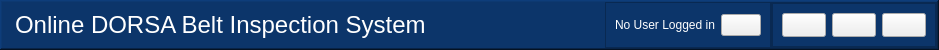
     <widget class="QFrame" name="header">
      <property name="minimumSize">
       <size>
        <width>0</width>
        <height>50</height>
       </size>
      </property>
      <property name="maximumSize">
       <size>
        <width>16777215</width>
        <height>50</height>
       </size>
      </property>
      <property name="cursor">
       <cursorShape>ArrowCursor</cursorShape>
      </property>
      <property name="styleSheet">
       <string notr="true">QFrame{
	background: #0C356A;
}

</string>
      </property>
      <property name="frameShape">
       <enum>QFrame::WinPanel</enum>
      </property>
      <property name="frameShadow">
       <enum>QFrame::Raised</enum>
      </property>
      <layout class="QHBoxLayout" name="horizontalLayout_4">
       <property name="spacing">
        <number>0</number>
       </property>
       <property name="leftMargin">
        <number>0</number>
       </property>
       <property name="topMargin">
        <number>0</number>
       </property>
       <property name="rightMargin">
        <number>0</number>
       </property>
       <property name="bottomMargin">
        <number>0</number>
       </property>
       <item alignment="Qt::AlignLeft">
        <widget class="QFrame" name="frame_13">
         <property name="maximumSize">
          <size>
           <width>16777215</width>
           <height>16777215</height>
          </size>
         </property>
         <property name="frameShape">
          <enum>QFrame::NoFrame</enum>
         </property>
         <property name="frameShadow">
          <enum>QFrame::Raised</enum>
         </property>
         <layout class="QHBoxLayout" name="horizontalLayout_9">
          <property name="leftMargin">
           <number>0</number>
          </property>
          <property name="topMargin">
           <number>0</number>
          </property>
          <property name="rightMargin">
           <number>0</number>
          </property>
          <property name="bottomMargin">
           <number>0</number>
          </property>
          <item alignment="Qt::AlignHCenter|Qt::AlignVCenter">
           <widget class="QLabel" name="label">
            <property name="maximumSize">
             <size>
              <width>105</width>
              <height>50</height>
             </size>
            </property>
            <property name="text">
             <string/>
            </property>
            <property name="pixmap">
             <pixmap>icons/whitew.png</pixmap>
            </property>
            <property name="scaledContents">
             <bool>true</bool>
            </property>
            <property name="margin">
             <number>-5</number>
            </property>
           </widget>
          </item>
          <item>
           <widget class="QLabel" name="label_5">
            <property name="minimumSize">
             <size>
              <width>550</width>
              <height>0</height>
             </size>
            </property>
            <property name="maximumSize">
             <size>
              <width>600</width>
              <height>373</height>
             </size>
            </property>
            <property name="styleSheet">
             <string notr="true">font-size:24px;
color: white;
font: 20pt &quot;Mongolian Baiti&quot;;
</string>
            </property>
            <property name="text">
             <string>Online DORSA Belt Inspection System</string>
            </property>
            <property name="margin">
             <number>-1</number>
            </property>
           </widget>
          </item>
         </layout>
        </widget>
       </item>
       <item>
        <spacer name="horizontalSpacer_4">
         <property name="orientation">
          <enum>Qt::Horizontal</enum>
         </property>
         <property name="sizeHint" stdset="0">
          <size>
           <width>40</width>
           <height>20</height>
          </size>
         </property>
        </spacer>
       </item>
       <item>
        <widget class="QFrame" name="frame_27">
         <property name="frameShape">
          <enum>QFrame::StyledPanel</enum>
         </property>
         <property name="frameShadow">
          <enum>QFrame::Raised</enum>
         </property>
         <layout class="QHBoxLayout" name="horizontalLayout_20">
          <item>
           <widget class="QLabel" name="logined_username_lbl">
            <property name="styleSheet">
             <string notr="true">color:#ffffff;</string>
            </property>
            <property name="text">
             <string>No User Logged in</string>
            </property>
           </widget>
          </item>
          <item>
           <widget class="QPushButton" name="login_logout_btn">
            <property name="styleSheet">
             <string notr="true"/>
            </property>
            <property name="text">
             <string/>
            </property>
            <property name="icon">
             <iconset resource="assets/assets.qrc">
              <normaloff>:/icons/icon/icons8-user-50.png</normaloff>:/icons/icon/icons8-user-50.png</iconset>
            </property>
            <property name="iconSize">
             <size>
              <width>35</width>
              <height>35</height>
             </size>
            </property>
           </widget>
          </item>
         </layout>
        </widget>
       </item>
       <item>
        <widget class="QFrame" name="frame_5">
         <property name="maximumSize">
          <size>
           <width>500</width>
           <height>16777215</height>
          </size>
         </property>
         <property name="frameShape">
          <enum>QFrame::StyledPanel</enum>
         </property>
         <property name="frameShadow">
          <enum>QFrame::Raised</enum>
         </property>
         <layout class="QHBoxLayout" name="horizontalLayout_3">
          <property name="spacing">
           <number>6</number>
          </property>
          <property name="leftMargin">
           <number>0</number>
          </property>
          <property name="topMargin">
           <number>0</number>
          </property>
          <property name="rightMargin">
           <number>0</number>
          </property>
          <property name="bottomMargin">
           <number>0</number>
          </property>
          <item>
           <widget class="QFrame" name="frame_12">
            <property name="maximumSize">
             <size>
              <width>600</width>
              <height>600</height>
             </size>
            </property>
            <property name="frameShape">
             <enum>QFrame::StyledPanel</enum>
            </property>
            <property name="frameShadow">
             <enum>QFrame::Raised</enum>
            </property>
            <layout class="QHBoxLayout" name="horizontalLayout_8">
             <item>
              <widget class="QPushButton" name="minimize_btn">
               <property name="cursor">
                <cursorShape>PointingHandCursor</cursorShape>
               </property>
               <property name="toolTip">
                <string>Minimize</string>
               </property>
               <property name="styleSheet">
                <string notr="true">QPushButton{
	padding: 5px;
}

QPushButton:hover {
 background: #a3a3a3;
 }</string>
               </property>
               <property name="text">
                <string/>
               </property>
               <property name="icon">
                <iconset resource="assets/assets.qrc">
                 <normaloff>:/general_icons/general_incons/icon_minimize.png</normaloff>:/general_icons/general_incons/icon_minimize.png</iconset>
               </property>
              </widget>
             </item>
             <item>
              <widget class="QPushButton" name="maximize_btn">
               <property name="cursor">
                <cursorShape>PointingHandCursor</cursorShape>
               </property>
               <property name="toolTip">
                <string>Restore Down</string>
               </property>
               <property name="styleSheet">
                <string notr="true">QPushButton{
	padding: 5px;
}

QPushButton:hover {
 background: #a3a3a3;
 }</string>
               </property>
               <property name="text">
                <string/>
               </property>
               <property name="icon">
                <iconset resource="assets/assets.qrc">
                 <normaloff>:/general_icons/general_incons/icon_maximize.png</normaloff>:/general_icons/general_incons/icon_maximize.png</iconset>
               </property>
              </widget>
             </item>
             <item>
              <widget class="QPushButton" name="close_btn">
               <property name="cursor">
                <cursorShape>PointingHandCursor</cursorShape>
               </property>
               <property name="mouseTracking">
                <bool>true</bool>
               </property>
               <property name="tabletTracking">
                <bool>true</bool>
               </property>
               <property name="toolTip">
                <string>Close</string>
               </property>
               <property name="styleSheet">
                <string notr="true">QPushButton{
	padding: 5px;
}

QPushButton:hover{
	background: #F70000;
 }</string>
               </property>
               <property name="text">
                <string/>
               </property>
               <property name="icon">
                <iconset resource="assets/assets.qrc">
                 <normaloff>:/general_icons/general_incons/icons8-close-20.png</normaloff>:/general_icons/general_incons/icons8-close-20.png</iconset>
               </property>
              </widget>
             </item>
            </layout>
           </widget>
          </item>
         </layout>
        </widget>
       </item>
      </layout>
     </widget>
